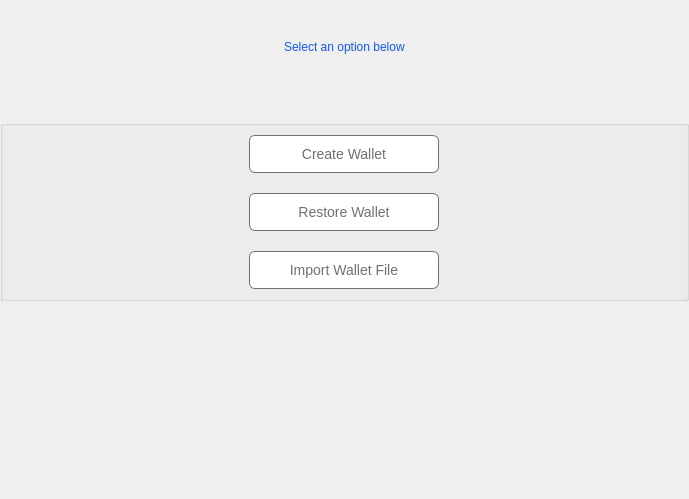
<?xml version="1.0" encoding="UTF-8"?>
<ui version="4.0">
 <class>TutorialCreateWalletWidget</class>
 <widget class="QWidget" name="TutorialCreateWalletWidget">
  <property name="geometry">
   <rect>
    <x>0</x>
    <y>0</y>
    <width>689</width>
    <height>499</height>
   </rect>
  </property>
  <property name="windowTitle">
   <string>Form</string>
  </property>
  <layout class="QVBoxLayout" name="verticalLayout_2" stretch="0,1,0,0,3,2">
   <property name="spacing">
    <number>0</number>
   </property>
   <property name="leftMargin">
    <number>0</number>
   </property>
   <property name="topMargin">
    <number>0</number>
   </property>
   <property name="rightMargin">
    <number>0</number>
   </property>
   <property name="bottomMargin">
    <number>0</number>
   </property>
   <item>
    <spacer name="verticalSpacer_2">
     <property name="orientation">
      <enum>Qt::Vertical</enum>
     </property>
     <property name="sizeType">
      <enum>QSizePolicy::Fixed</enum>
     </property>
     <property name="sizeHint" stdset="0">
      <size>
       <width>20</width>
       <height>40</height>
      </size>
     </property>
    </spacer>
   </item>
   <item alignment="Qt::AlignHCenter">
    <widget class="QLabel" name="label">
     <property name="minimumSize">
      <size>
       <width>0</width>
       <height>40</height>
      </size>
     </property>
     <property name="maximumSize">
      <size>
       <width>16777215</width>
       <height>40</height>
      </size>
     </property>
     <property name="styleSheet">
      <string notr="true">color:#105aef;</string>
     </property>
     <property name="text">
      <string>Select an option below
</string>
     </property>
     <property name="alignment">
      <set>Qt::AlignLeading|Qt::AlignLeft|Qt::AlignTop</set>
     </property>
    </widget>
   </item>
   <item>
    <spacer name="verticalSpacer_3">
     <property name="orientation">
      <enum>Qt::Vertical</enum>
     </property>
     <property name="sizeType">
      <enum>QSizePolicy::Fixed</enum>
     </property>
     <property name="sizeHint" stdset="0">
      <size>
       <width>20</width>
       <height>40</height>
      </size>
     </property>
    </spacer>
   </item>
   <item>
    <widget class="QGroupBox" name="groupBox">
     <property name="title">
      <string/>
     </property>
     <layout class="QVBoxLayout" name="verticalLayout_3">
      <property name="spacing">
       <number>20</number>
      </property>
      <item alignment="Qt::AlignHCenter">
       <widget class="QPushButton" name="btnCreate">
        <property name="minimumSize">
         <size>
          <width>190</width>
          <height>0</height>
         </size>
        </property>
        <property name="maximumSize">
         <size>
          <width>190</width>
          <height>16777215</height>
         </size>
        </property>
        <property name="styleSheet">
         <string notr="true">QPushButton {
    border-radius: 6px;
    border:  1px solid #707070;
    background-color:#ffffff;
    color: #707070;
    font-size: 14px;
    padding:10;
    text-align:center !important;
}

QPushButton:checked {
    border:  1px solid #105aef;
    background-color:#105aef;
    color: #FFFFFF;
}

QPushButton:hover {
    border:  1px solid #bababa;
    background-color:#bababa;
    color: #FFFFFF;
}

QPushButton:unchecked {
    border:  1px solid #707070;
    background-color:#ffffff;
    color: #707070;
}

</string>
        </property>
        <property name="text">
         <string>Create Wallet</string>
        </property>
        <property name="checkable">
         <bool>true</bool>
        </property>
        <property name="autoExclusive">
         <bool>true</bool>
        </property>
       </widget>
      </item>
      <item alignment="Qt::AlignHCenter">
       <widget class="QPushButton" name="btnRestore">
        <property name="minimumSize">
         <size>
          <width>190</width>
          <height>0</height>
         </size>
        </property>
        <property name="maximumSize">
         <size>
          <width>190</width>
          <height>16777215</height>
         </size>
        </property>
        <property name="styleSheet">
         <string notr="true">QPushButton {
    border-radius: 6px;
    border:  1px solid #707070;
    background-color:#ffffff;
    color: #707070;
    font-size: 14px;
    padding:10;
    text-align:center !important;
}

QPushButton:checked {
    border:  1px solid #105aef;
    background-color:#105aef;
    color: #FFFFFF;
}

QPushButton:hover {
    border:  1px solid #bababa;
    background-color:#bababa;
    color: #FFFFFF;
}

QPushButton:unchecked {
    border:  1px solid #707070;
    background-color:#ffffff;
    color: #707070;
}

</string>
        </property>
        <property name="text">
         <string>Restore Wallet</string>
        </property>
        <property name="checkable">
         <bool>true</bool>
        </property>
        <property name="autoExclusive">
         <bool>true</bool>
        </property>
       </widget>
      </item>
      <item alignment="Qt::AlignHCenter">
       <widget class="QPushButton" name="btnImport">
        <property name="minimumSize">
         <size>
          <width>190</width>
          <height>0</height>
         </size>
        </property>
        <property name="maximumSize">
         <size>
          <width>190</width>
          <height>16777215</height>
         </size>
        </property>
        <property name="styleSheet">
         <string notr="true">QPushButton {
    border-radius: 6px;
    border:  1px solid #707070;
    background-color:#ffffff;
    color: #707070;
    font-size: 14px;
    padding:10;
    text-align:center !important;
}

QPushButton:checked {
    border:  1px solid #105aef;
    background-color:#105aef;
    color: #FFFFFF;
}

QPushButton:hover {
    border:  1px solid #bababa;
    background-color:#bababa;
    color: #FFFFFF;
}

QPushButton:unchecked {
    border:  1px solid #707070;
    background-color:#ffffff;
    color: #707070;
}

</string>
        </property>
        <property name="text">
         <string>Import Wallet File</string>
        </property>
        <property name="checkable">
         <bool>true</bool>
        </property>
        <property name="autoExclusive">
         <bool>true</bool>
        </property>
       </widget>
      </item>
     </layout>
    </widget>
   </item>
   <item>
    <layout class="QVBoxLayout" name="verticalLayout">
     <property name="spacing">
      <number>20</number>
     </property>
    </layout>
   </item>
   <item>
    <spacer name="verticalSpacer">
     <property name="orientation">
      <enum>Qt::Vertical</enum>
     </property>
     <property name="sizeHint" stdset="0">
      <size>
       <width>198</width>
       <height>163</height>
      </size>
     </property>
    </spacer>
   </item>
  </layout>
 </widget>
 <resources/>
 <connections/>
</ui>
